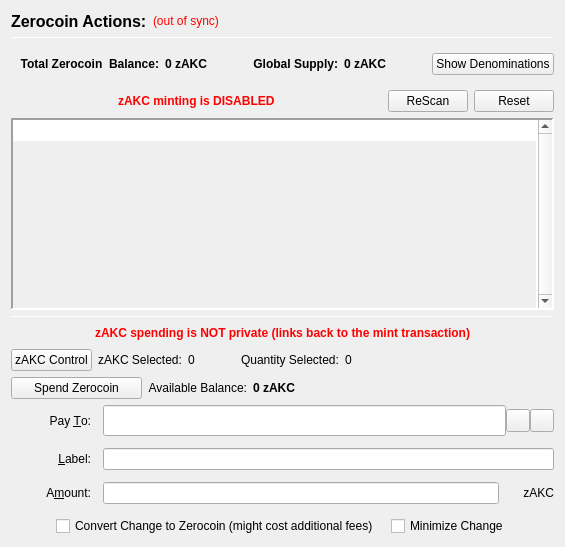
                  <widget class="QFrame" name="verticalFrameLeft">
                   <layout class="QVBoxLayout" name="verticalLayout_2">
                    <item>
                     <layout class="QVBoxLayout" name="verticalLayout_3">
                      <item>
                       <layout class="QHBoxLayout" name="horizontalLayout_3">
                        <item>
                         <widget class="QLabel" name="labelzAKCActions">
                          <property name="font">
                           <font>
                            <pointsize>12</pointsize>
                            <weight>75</weight>
                            <bold>true</bold>
                           </font>
                          </property>
                          <property name="text">
                           <string>Zerocoin Actions:</string>
                          </property>
                          <property name="alignment">
                           <set>Qt::AlignLeading|Qt::AlignLeft|Qt::AlignVCenter</set>
                          </property>
                         </widget>
                        </item>
                        <item>
                         <widget class="QLabel" name="labelzAKCSyncStatus">
                          <property name="toolTip">
                           <string>The displayed information may be out of date. Your wallet automatically synchronizes with the Akikcoin network after a connection is established, but this process has not completed yet.</string>
                          </property>
                          <property name="styleSheet">
                           <string notr="true">QLabel { color: red; }</string>
                          </property>
                          <property name="text">
                           <string notr="true">(out of sync)</string>
                          </property>
                          <property name="alignment">
                           <set>Qt::AlignLeading|Qt::AlignLeft|Qt::AlignVCenter</set>
                          </property>
                         </widget>
                        </item>
                        <item>
                         <spacer name="horizontalSpacer">
                          <property name="orientation">
                           <enum>Qt::Horizontal</enum>
                          </property>
                          <property name="sizeHint" stdset="0">
                           <size>
                            <width>40</width>
                            <height>20</height>
                           </size>
                          </property>
                         </spacer>
                        </item>
                       </layout>
                      </item>
                      <item>
                       <widget class="Line" name="lineUpperLeft">
                        <property name="minimumSize">
                         <size>
                          <width>0</width>
                          <height>1</height>
                         </size>
                        </property>
                        <property name="maximumSize">
                         <size>
                          <width>16777215</width>
                          <height>1</height>
                         </size>
                        </property>
                        <property name="frameShadow">
                         <enum>QFrame::Sunken</enum>
                        </property>
                        <property name="orientation">
                         <enum>Qt::Horizontal</enum>
                        </property>
                       </widget>
                      </item>
                      <item>
                       <widget class="QFrame" name="balanceSupplyFrame">
                        <layout class="QHBoxLayout" name="horizontalLayout_2" stretch="0,0,0,1,0">
                         <property name="rightMargin">
                          <number>0</number>
                         </property>
                         <item>
                          <layout class="QHBoxLayout" name="horizontalLayout_34">
                           <item>
                            <widget class="QLabel" name="labelzAvailableText_3">
                             <property name="font">
                              <font>
                               <weight>75</weight>
                               <bold>true</bold>
                              </font>
                             </property>
                             <property name="toolTip">
                              <string>Total Balance including unconfirmed and immature zAKC</string>
                             </property>
                             <property name="text">
                              <string>Total Zerocoin  Balance:</string>
                             </property>
                             <property name="alignment">
                              <set>Qt::AlignRight|Qt::AlignTrailing|Qt::AlignVCenter</set>
                             </property>
                            </widget>
                           </item>
                           <item>
                            <widget class="QLabel" name="labelzAvailableAmount_4">
                             <property name="minimumSize">
                              <size>
                               <width>40</width>
                               <height>0</height>
                              </size>
                             </property>
                             <property name="font">
                              <font>
                               <weight>75</weight>
                               <bold>true</bold>
                              </font>
                             </property>
                             <property name="toolTip">
                              <string>Total Balance including unconfirmed and immature zAKC</string>
                             </property>
                             <property name="text">
                              <string>0 zAKC</string>
                             </property>
                             <property name="alignment">
                              <set>Qt::AlignLeading|Qt::AlignLeft|Qt::AlignVCenter</set>
                             </property>
                            </widget>
                           </item>
                          </layout>
                         </item>
                         <item>
                          <spacer name="horizontalSpacer_32">
                           <property name="orientation">
                            <enum>Qt::Horizontal</enum>
                           </property>
                           <property name="sizeHint" stdset="0">
                            <size>
                             <width>40</width>
                             <height>20</height>
                            </size>
                           </property>
                          </spacer>
                         </item>
                         <item>
                          <layout class="QHBoxLayout" name="horizontalLayout_35">
                           <item>
                            <widget class="QLabel" name="labelZsupplyText_2">
                             <property name="font">
                              <font>
                               <weight>75</weight>
                               <bold>true</bold>
                              </font>
                             </property>
                             <property name="text">
                              <string>Global Supply:</string>
                             </property>
                             <property name="alignment">
                              <set>Qt::AlignRight|Qt::AlignTrailing|Qt::AlignVCenter</set>
                             </property>
                            </widget>
                           </item>
                           <item>
                            <widget class="QLabel" name="labelZsupplyAmount_2">
                             <property name="font">
                              <font>
                               <weight>75</weight>
                               <bold>true</bold>
                              </font>
                             </property>
                             <property name="text">
                              <string>0 zAKC</string>
                             </property>
                            </widget>
                           </item>
                          </layout>
                         </item>
                         <item>
                          <spacer name="horizontalSpacer_31">
                           <property name="orientation">
                            <enum>Qt::Horizontal</enum>
                           </property>
                           <property name="sizeHint" stdset="0">
                            <size>
                             <width>40</width>
                             <height>20</height>
                            </size>
                           </property>
                          </spacer>
                         </item>
                         <item>
                          <widget class="QPushButton" name="pushButtonShowDenoms">
                           <property name="toolTip">
                            <string>Show zAKC denominations list</string>
                           </property>
                           <property name="text">
                            <string>Show Denominations</string>
                           </property>
                          </widget>
                         </item>
                        </layout>
                       </widget>
                      </item>
                      <item>
                       <layout class="QHBoxLayout" name="horizontalLayout_4">
                        <item>
                         <spacer name="horizontalSpacer_2">
                          <property name="orientation">
                           <enum>Qt::Horizontal</enum>
                          </property>
                          <property name="sizeHint" stdset="0">
                           <size>
                            <width>40</width>
                            <height>20</height>
                           </size>
                          </property>
                         </spacer>
                        </item>
                        <item>
                         <widget class="QLabel" name="label">
                          <property name="styleSheet">
                           <string notr="true">color: red;
font-weight: bold;</string>
                          </property>
                          <property name="text">
                           <string>zAKC minting is DISABLED</string>
                          </property>
                         </widget>
                        </item>
                        <item>
                         <spacer name="horizontalSpacer_3">
                          <property name="orientation">
                           <enum>Qt::Horizontal</enum>
                          </property>
                          <property name="sizeHint" stdset="0">
                           <size>
                            <width>40</width>
                            <height>20</height>
                           </size>
                          </property>
                         </spacer>
                        </item>
                        <item>
                         <widget class="QPushButton" name="pushButtonMintReset">
                          <property name="maximumSize">
                           <size>
                            <width>80</width>
                            <height>16777215</height>
                           </size>
                          </property>
                          <property name="toolTip">
                           <string>Rescan the complete blockchain for  Zerocoin mints and their meta-data.</string>
                          </property>
                          <property name="text">
                           <string>ReScan</string>
                          </property>
                         </widget>
                        </item>
                        <item>
                         <widget class="QPushButton" name="pushButtonSpentReset">
                          <property name="maximumSize">
                           <size>
                            <width>80</width>
                            <height>16777215</height>
                           </size>
                          </property>
                          <property name="toolTip">
                           <string>Reset Zerocoin Wallet DB. Deletes transactions that did not make it into the blockchain.</string>
                          </property>
                          <property name="text">
                           <string>Reset</string>
                          </property>
                         </widget>
                        </item>
                       </layout>
                      </item>
                      <item>
                       <widget class="QPlainTextEdit" name="TEMintStatus">
                        <property name="font">
                         <font>
                          <pointsize>8</pointsize>
                         </font>
                        </property>
                        <property name="toolTip">
                         <string>Status and/or Mesages from the last Mint Action.</string>
                        </property>
                        <property name="frameShape">
                         <enum>QFrame::Panel</enum>
                        </property>
                        <property name="frameShadow">
                         <enum>QFrame::Sunken</enum>
                        </property>
                        <property name="lineWidth">
                         <number>2</number>
                        </property>
                        <property name="midLineWidth">
                         <number>2</number>
                        </property>
                        <property name="verticalScrollBarPolicy">
                         <enum>Qt::ScrollBarAlwaysOn</enum>
                        </property>
                        <property name="horizontalScrollBarPolicy">
                         <enum>Qt::ScrollBarAlwaysOff</enum>
                        </property>
                        <property name="readOnly">
                         <bool>true</bool>
                        </property>
                        <property name="plainText">
                         <string notr="true"/>
                        </property>
                        <property name="backgroundVisible">
                         <bool>true</bool>
                        </property>
                       </widget>
                      </item>
                      <item>
                       <widget class="Line" name="line">
                        <property name="minimumSize">
                         <size>
                          <width>0</width>
                          <height>1</height>
                         </size>
                        </property>
                        <property name="maximumSize">
                         <size>
                          <width>16777215</width>
                          <height>1</height>
                         </size>
                        </property>
                        <property name="orientation">
                         <enum>Qt::Horizontal</enum>
                        </property>
                       </widget>
                      </item>
                      <item>
                       <layout class="QHBoxLayout" name="horizontalLayout_7">
                        <item>
                         <spacer name="horizontalSpacer_18">
                          <property name="orientation">
                           <enum>Qt::Horizontal</enum>
                          </property>
                          <property name="sizeHint" stdset="0">
                           <size>
                            <width>40</width>
                            <height>20</height>
                           </size>
                          </property>
                         </spacer>
                        </item>
                        <item>
                         <widget class="QLabel" name="label_2">
                          <property name="styleSheet">
                           <string notr="true">color: red;
font-weight: bold;</string>
                          </property>
                          <property name="text">
                           <string>zAKC spending is NOT private (links back to the mint transaction)</string>
                          </property>
                         </widget>
                        </item>
                        <item>
                         <spacer name="horizontalSpacer_30">
                          <property name="orientation">
                           <enum>Qt::Horizontal</enum>
                          </property>
                          <property name="sizeHint" stdset="0">
                           <size>
                            <width>40</width>
                            <height>20</height>
                           </size>
                          </property>
                         </spacer>
                        </item>
                       </layout>
                      </item>
                      <item>
                       <layout class="QHBoxLayout" name="horizontalLayout_24">
                        <property name="leftMargin">
                         <number>0</number>
                        </property>
                        <property name="bottomMargin">
                         <number>0</number>
                        </property>
                        <item>
                         <widget class="QPushButton" name="pushButtonZPivControl">
                          <property name="text">
                           <string>zAKC Control</string>
                          </property>
                         </widget>
                        </item>
                        <item>
                         <widget class="QLabel" name="labelzPivSelected">
                          <property name="text">
                           <string>zAKC Selected:</string>
                          </property>
                         </widget>
                        </item>
                        <item>
                         <widget class="QLabel" name="labelzPivSelected_int">
                          <property name="text">
                           <string>0</string>
                          </property>
                         </widget>
                        </item>
                        <item>
                         <spacer name="horizontalSpacer_17">
                          <property name="orientation">
                           <enum>Qt::Horizontal</enum>
                          </property>
                          <property name="sizeType">
                           <enum>QSizePolicy::Fixed</enum>
                          </property>
                          <property name="sizeHint" stdset="0">
                           <size>
                            <width>40</width>
                            <height>20</height>
                           </size>
                          </property>
                         </spacer>
                        </item>
                        <item>
                         <widget class="QLabel" name="labelQuantitySelected">
                          <property name="text">
                           <string>Quantity Selected:</string>
                          </property>
                         </widget>
                        </item>
                        <item>
                         <widget class="QLabel" name="labelQuantitySelected_int">
                          <property name="text">
                           <string>0</string>
                          </property>
                         </widget>
                        </item>
                        <item>
                         <spacer name="horizontalSpacer_19">
                          <property name="orientation">
                           <enum>Qt::Horizontal</enum>
                          </property>
                          <property name="sizeHint" stdset="0">
                           <size>
                            <width>40</width>
                            <height>20</height>
                           </size>
                          </property>
                         </spacer>
                        </item>
                       </layout>
                      </item>
                      <item>
                       <layout class="QHBoxLayout" name="horizontalLayout_6">
                        <item>
                         <widget class="QPushButton" name="pushButtonSpendzAKC">
                          <property name="minimumSize">
                           <size>
                            <width>131</width>
                            <height>0</height>
                           </size>
                          </property>
                          <property name="toolTip">
                           <string>Spend Zerocoin. Without 'Pay To:' address creates payments to yourself.</string>
                          </property>
                          <property name="text">
                           <string>Spend Zerocoin</string>
                          </property>
                         </widget>
                        </item>
                        <item>
                         <widget class="QLabel" name="labelzAKCBalanceText">
                          <property name="toolTip">
                           <string>Available (mature and spendable) zAKC for spending</string>
                          </property>
                          <property name="text">
                           <string>Available Balance:</string>
                          </property>
                          <property name="alignment">
                           <set>Qt::AlignRight|Qt::AlignTrailing|Qt::AlignVCenter</set>
                          </property>
                         </widget>
                        </item>
                        <item>
                         <widget class="QLabel" name="labelzAvailableAmount_2">
                          <property name="font">
                           <font>
                            <weight>75</weight>
                            <bold>true</bold>
                           </font>
                          </property>
                          <property name="toolTip">
                           <string>Available (mature and spendable) zAKC for spending

zAKC are mature when they have more than 20 confirmations AND more than 2 mints of the same denomination after them were minted</string>
                          </property>
                          <property name="text">
                           <string>0 zAKC</string>
                          </property>
                          <property name="alignment">
                           <set>Qt::AlignLeading|Qt::AlignLeft|Qt::AlignVCenter</set>
                          </property>
                         </widget>
                        </item>
                        <item>
                         <spacer name="horizontalSpacer_4">
                          <property name="orientation">
                           <enum>Qt::Horizontal</enum>
                          </property>
                          <property name="sizeHint" stdset="0">
                           <size>
                            <width>40</width>
                            <height>20</height>
                           </size>
                          </property>
                         </spacer>
                        </item>
                       </layout>
                      </item>
                      <item>
                       <layout class="QGridLayout" name="gridLayout_7">
                        <property name="spacing">
                         <number>12</number>
                        </property>
                        <item row="0" column="0">
                         <widget class="QLabel" name="payToLabel">
                          <property name="minimumSize">
                           <size>
                            <width>80</width>
                            <height>0</height>
                           </size>
                          </property>
                          <property name="text">
                           <string>Pay &amp;To:</string>
                          </property>
                          <property name="alignment">
                           <set>Qt::AlignRight|Qt::AlignTrailing|Qt::AlignVCenter</set>
                          </property>
                          <property name="buddy">
                           <cstring>payTo</cstring>
                          </property>
                         </widget>
                        </item>
                        <item row="0" column="1">
                         <layout class="QHBoxLayout" name="payToLayout">
                          <property name="spacing">
                           <number>0</number>
                          </property>
                          <item>
                           <widget class="QValidatedLineEdit" name="payTo">
                            <property name="enabled">
                             <bool>true</bool>
                            </property>
                            <property name="minimumSize">
                             <size>
                              <width>0</width>
                              <height>31</height>
                             </size>
                            </property>
                            <property name="toolTip">
                             <string>The Akikcoin address to send the payment to. Creates local payment to yourself when empty.</string>
                            </property>
                           </widget>
                          </item>
                          <item>
                           <widget class="QToolButton" name="addressBookButton">
                            <property name="toolTip">
                             <string>Choose previously used address</string>
                            </property>
                            <property name="text">
                             <string/>
                            </property>
                            <property name="icon">
                             <iconset resource="../akikcoin.qrc">
                              <normaloff>:/icons/address-book</normaloff>:/icons/address-book</iconset>
                            </property>
                            <property name="shortcut">
                             <string>Alt+A</string>
                            </property>
                           </widget>
                          </item>
                          <item>
                           <widget class="QToolButton" name="pasteButton">
                            <property name="toolTip">
                             <string>Paste address from clipboard</string>
                            </property>
                            <property name="text">
                             <string/>
                            </property>
                            <property name="icon">
                             <iconset resource="../akikcoin.qrc">
                              <normaloff>:/icons/editpaste</normaloff>:/icons/editpaste</iconset>
                            </property>
                            <property name="shortcut">
                             <string>Alt+P</string>
                            </property>
                           </widget>
                          </item>
                         </layout>
                        </item>
                        <item row="1" column="0">
                         <widget class="QLabel" name="labelLabel">
                          <property name="minimumSize">
                           <size>
                            <width>80</width>
                            <height>0</height>
                           </size>
                          </property>
                          <property name="text">
                           <string>&amp;Label:</string>
                          </property>
                          <property name="alignment">
                           <set>Qt::AlignRight|Qt::AlignTrailing|Qt::AlignVCenter</set>
                          </property>
                          <property name="buddy">
                           <cstring>addAsLabel</cstring>
                          </property>
                         </widget>
                        </item>
                        <item row="1" column="1">
                         <widget class="QLineEdit" name="addAsLabel">
                          <property name="toolTip">
                           <string>Enter a label for this address to add it to the list of used addresses</string>
                          </property>
                         </widget>
                        </item>
                        <item row="2" column="0">
                         <widget class="QLabel" name="amountLabel">
                          <property name="minimumSize">
                           <size>
                            <width>80</width>
                            <height>0</height>
                           </size>
                          </property>
                          <property name="text">
                           <string>A&amp;mount:</string>
                          </property>
                          <property name="alignment">
                           <set>Qt::AlignRight|Qt::AlignTrailing|Qt::AlignVCenter</set>
                          </property>
                          <property name="buddy">
                           <cstring>zAKCpayAmount</cstring>
                          </property>
                         </widget>
                        </item>
                        <item row="2" column="1">
                         <layout class="QHBoxLayout" name="horizontalLayout_9">
                          <property name="spacing">
                           <number>0</number>
                          </property>
                          <item>
                           <widget class="QLineEdit" name="zAKCpayAmount"/>
                          </item>
                          <item>
                           <widget class="QLabel" name="labelzAKC">
                            <property name="minimumSize">
                             <size>
                              <width>55</width>
                              <height>0</height>
                             </size>
                            </property>
                            <property name="text">
                             <string>zAKC</string>
                            </property>
                            <property name="alignment">
                             <set>Qt::AlignRight|Qt::AlignTrailing|Qt::AlignVCenter</set>
                            </property>
                           </widget>
                          </item>
                         </layout>
                        </item>
                        <item row="3" column="0" colspan="2">
                         <layout class="QHBoxLayout" name="horizontalLayout_10">
                          <item>
                           <spacer name="horizontalSpacer_5">
                            <property name="orientation">
                             <enum>Qt::Horizontal</enum>
                            </property>
                            <property name="sizeHint" stdset="0">
                             <size>
                              <width>40</width>
                              <height>20</height>
                             </size>
                            </property>
                           </spacer>
                          </item>
                          <item>
                           <widget class="QCheckBox" name="checkBoxMintChange">
                            <property name="sizePolicy">
                             <sizepolicy hsizetype="MinimumExpanding" vsizetype="Fixed">
                              <horstretch>0</horstretch>
                              <verstretch>0</verstretch>
                             </sizepolicy>
                            </property>
                            <property name="layoutDirection">
                             <enum>Qt::LeftToRight</enum>
                            </property>
                            <property name="text">
                             <string>Convert Change to Zerocoin (might cost additional fees)</string>
                            </property>
                           </widget>
                          </item>
                          <item>
                           <widget class="QCheckBox" name="checkBoxMinimizeChange">
                            <property name="toolTip">
                             <string>If checked, the wallet tries to minimize the returning change instead of minimizing the number of spent denominations.</string>
                            </property>
                            <property name="text">
                             <string>Minimize Change</string>
                            </property>
                           </widget>
                          </item>
                          <item>
                           <spacer name="horizontalSpacer_6">
                            <property name="orientation">
                             <enum>Qt::Horizontal</enum>
                            </property>
                            <property name="sizeHint" stdset="0">
                             <size>
                              <width>40</width>
                              <height>20</height>
                             </size>
                            </property>
                           </spacer>
                          </item>
                         </layout>
                        </item>
                       </layout>
                      </item>
                     </layout>
                    </item>
                   </layout>
                  </widget>
